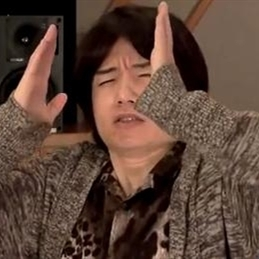
#> input picture 03-MemesGifs/achtergrond.jpg, 259 x 259 px
$ python maak_meme.py
#> lines starting #> are read from the running program, lines starting #| are printed output that depends on the picture
from PIL import Image, ImageFont, ImageDraw

achtergrond = Image.open("achtergrond.jpg")
#> achtergrond is the input picture: PIL image 259x259 RGB; mean R, G, B 92.3, 68.1, 56.3
print("De afbeelding is " + "259" + " pixels breed en " + "259" + " pixels hoog")

lettertype = ImageFont.truetype("impact.ttf", 21)
tekengebied = ImageDraw.Draw(achtergrond)

tekst = "Coding in Python easy!"
tekengebied.multiline_text((10,220), tekst, font=lettertype, fill=(225,255,255))

achtergrond.show()
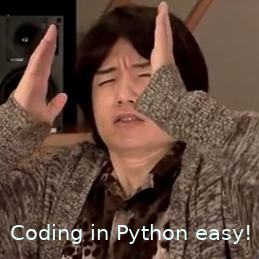
#> shown: PIL image 259x259 RGB; mean R, G, B 94.5, 71, 59.4
achtergrond.save("meme_met_tekst.jpg")

$ run again, with 03-MemesGifs/beans.jpg copied over 03-MemesGifs/achtergrond.jpg
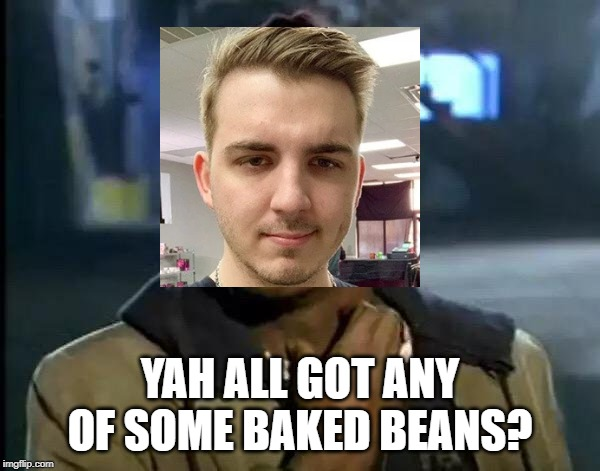
#> input picture 03-MemesGifs/beans.jpg, 600 x 471 px
#> achtergrond is the input picture: PIL image 600x471 RGB; mean R, G, B 97.4, 97.5, 95.9
#> `achtergrond.show()`:
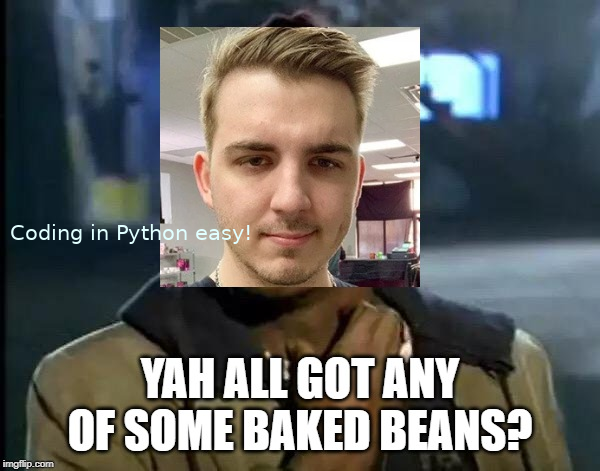
#> shown: PIL image 600x471 RGB; mean R, G, B 97.9, 98.1, 96.5
